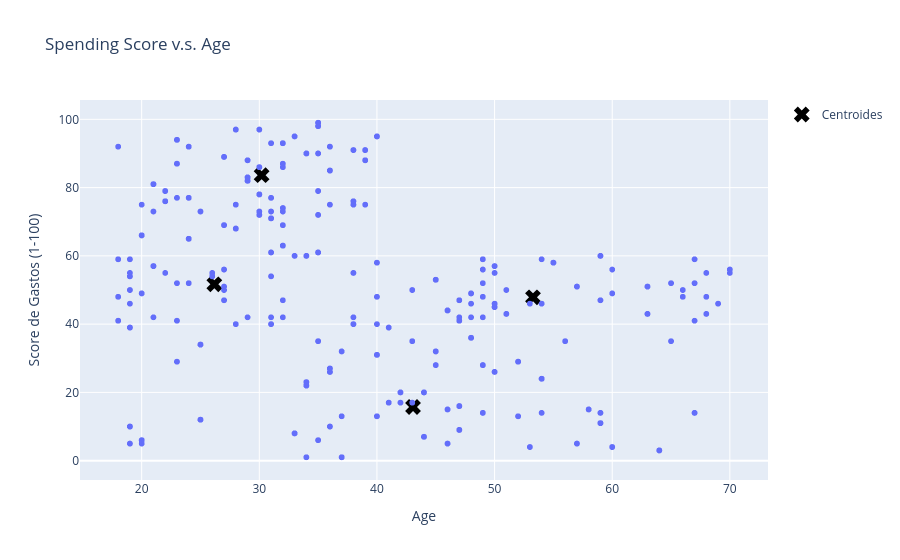

The code cell stored with this chart in its notebook:
### Code cell
fig = px.scatter(df_b, 
              x='Age', 
              y='Spending Score (1-100)',
              title="Spending Score v.s. Age")
# Centroides
fig.add_scatter(
               x=centroides_age[:, 0], 
               y=centroides_age[:, 1], 
               mode='markers',
               marker=dict(color='black', symbol='x', size=14),
               name='Centroides')

fig.update_layout(
    xaxis_title='Age',
    yaxis_title='Score de Gastos (1-100)',
    
)

### Figure 1 — Plotly figure (JSON) as saved in the notebook; plotly's stock layout.template omitted (floating-point values rounded to 4 significant figures; data arrays with more than 128 entries replaced by an {"elided": "..."} marker saying what was removed)
{"data": [{"hovertemplate": "Age=%{x}<br>Spending Score (1-100)=%{y}<extra></extra>", "legendgroup": "", "marker": {"color": "#636efa", "symbol": "circle"}, "mode": "markers", "name": "", "showlegend": false, "type": "scattergl", "x": {"elided": "1328 int values"}, "xaxis": "x", "y": {"elided": "1328 int values"}, "yaxis": "y"}, {"marker": {"color": "black", "size": 14, "symbol": "x"}, "mode": "markers", "name": "Centroides", "type": "scatter", "x": [43.07, 30.2, 53.27, 26.18], "y": [15.73, 83.64, 47.86, 51.67]}], "layout": {"legend": {"tracegroupgap": 0}, "title": {"text": "Spending Score v.s. Age"}, "xaxis": {"anchor": "y", "domain": [0, 1], "title": {"text": "Age"}}, "yaxis": {"anchor": "x", "domain": [0, 1], "title": {"text": "Score de Gastos (1-100)"}}}}
